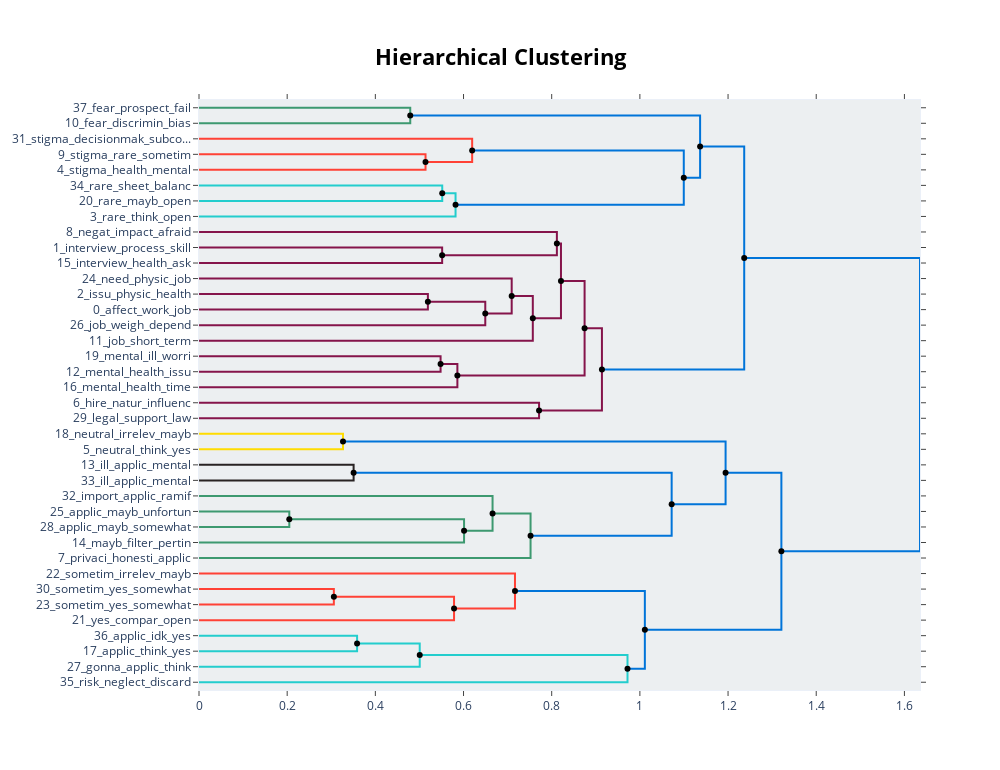

Here is the notebook cell this chart was saved with:
### Code cell
from scipy.cluster import hierarchy as sch

linkage_function = lambda x: sch.linkage(x, 'single', optimal_ordering=True)
hierarchical_topics = topic_model.hierarchical_topics(docs, linkage_function=linkage_function)

topic_model.visualize_hierarchy(hierarchical_topics=hierarchical_topics)

### Figure 1 — Plotly figure (JSON) as saved in the notebook; plotly's stock layout.template omitted (floating-point values rounded to 4 significant figures)
{"data": [{"hoverinfo": "text", "marker": {"color": "rgb(61,153,112)"}, "mode": "lines", "text": ["fear_prospect_fail_job_separ", "", "", "fear_discrimin_bias_implicit_negat"], "type": "scatter", "x": [0.0, 0.4792, 0.4792, 0.0], "xaxis": "x", "y": [-5.0, -5.0, -15.0, -15.0], "yaxis": "y"}, {"hoverinfo": "text", "marker": {"color": "rgb(255,65,54)"}, "mode": "lines", "text": ["stigma_rare_sometim_somewhat_attach", "", "", "stigma_health_mental_physic_peopl"], "type": "scatter", "x": [0.0, 0.5138, 0.5138, 0.0], "xaxis": "x", "y": [-35.0, -35.0, -45.0, -45.0], "yaxis": "y"}, {"hoverinfo": "text", "marker": {"color": "rgb(255,65,54)"}, "mode": "lines", "text": ["stigma_decisionmak_subconsci_accommod_fair", "", "", "stigma_health_attach_mental_physic"], "type": "scatter", "x": [0.0, 0.6196, 0.6196, 0.5138], "xaxis": "x", "y": [-25.0, -25.0, -40.0, -40.0], "yaxis": "y"}, {"hoverinfo": "text", "marker": {"color": "rgb(35,205,205)"}, "mode": "lines", "text": ["rare_sheet_balanc_mayb_sometim", "", "", "rare_mayb_open_somewhat_hurt"], "type": "scatter", "x": [0.0, 0.5517, 0.5517, 0.0], "xaxis": "x", "y": [-55.0, -55.0, -65.0, -65.0], "yaxis": "y"}, {"hoverinfo": "text", "marker": {"color": "rgb(35,205,205)"}, "mode": "lines", "text": ["rare_mayb_open_somewhat_sheet", "", "", "rare_think_open_yes_somewhat"], "type": "scatter", "x": [0.5517, 0.5819, 0.5819, 0.0], "xaxis": "x", "y": [-60.0, -60.0, -75.0, -75.0], "yaxis": "y"}, {"hoverinfo": "text", "marker": {"color": "rgb(0,116,217)"}, "mode": "lines", "text": ["stigma_health_attach_mental_physic", "", "", "rare_open_somewhat_mayb_think"], "type": "scatter", "x": [0.6196, 1.1, 1.1, 0.5819], "xaxis": "x", "y": [-32.5, -32.5, -67.5, -67.5], "yaxis": "y"}, {"hoverinfo": "text", "marker": {"color": "rgb(0,116,217)"}, "mode": "lines", "text": ["fear_discrimin_bias_negat_implicit", "", "", "rare_open_somewhat_mayb_think"], "type": "scatter", "x": [0.4792, 1.137, 1.137, 1.1], "xaxis": "x", "y": [-10.0, -10.0, -50.0, -50.0], "yaxis": "y"}, {"hoverinfo": "text", "marker": {"color": "rgb(133,20,75)"}, "mode": "lines", "text": ["interview_process_skill_sometim_open", "", "", "interview_health_ask_discuss_physic"], "type": "scatter", "x": [0.0, 0.5515, 0.5515, 0.0], "xaxis": "x", "y": [-95.0, -95.0, -105.0, -105.0], "yaxis": "y"}, {"hoverinfo": "text", "marker": {"color": "rgb(133,20,75)"}, "mode": "lines", "text": ["negat_impact_afraid_outcom_benefit", "", "", "interview_discuss_process_health_open"], "type": "scatter", "x": [0.0, 0.8117, 0.8117, 0.5515], "xaxis": "x", "y": [-85.0, -85.0, -100.0, -100.0], "yaxis": "y"}, {"hoverinfo": "text", "marker": {"color": "rgb(133,20,75)"}, "mode": "lines", "text": ["issu_physic_health_depend_work", "", "", "affect_work_job_depend_abil"], "type": "scatter", "x": [0.0, 0.5191, 0.5191, 0.0], "xaxis": "x", "y": [-125.0, -125.0, -135.0, -135.0], "yaxis": "y"}, {"hoverinfo": "text", "marker": {"color": "rgb(133,20,75)"}, "mode": "lines", "text": ["affect_work_depend_abil_perform", "", "", "job_weigh_depend_assum_worri"], "type": "scatter", "x": [0.5191, 0.6493, 0.6493, 0.0], "xaxis": "x", "y": [-130.0, -130.0, -145.0, -145.0], "yaxis": "y"}, {"hoverinfo": "text", "marker": {"color": "rgb(133,20,75)"}, "mode": "lines", "text": ["need_physic_job_know_hand", "", "", "job_weigh_depend_assum_worri"], "type": "scatter", "x": [0.0, 0.7092, 0.7092, 0.6493], "xaxis": "x", "y": [-115.0, -115.0, -137.5, -137.5], "yaxis": "y"}, {"hoverinfo": "text", "marker": {"color": "rgb(133,20,75)"}, "mode": "lines", "text": ["need_physic_job_know_hand", "", "", "job_short_term_time_import"], "type": "scatter", "x": [0.7092, 0.7571, 0.7571, 0.0], "xaxis": "x", "y": [-126.2, -126.2, -155.0, -155.0], "yaxis": "y"}, {"hoverinfo": "text", "marker": {"color": "rgb(133,20,75)"}, "mode": "lines", "text": ["need_physic_job_know_hand", "", "", "job_short_term_time_import"], "type": "scatter", "x": [0.8117, 0.821, 0.821, 0.7571], "xaxis": "x", "y": [-92.5, -92.5, -140.6, -140.6], "yaxis": "y"}, {"hoverinfo": "text", "marker": {"color": "rgb(133,20,75)"}, "mode": "lines", "text": ["mental_ill_worri_hire_employ", "", "", "mental_health_issu_physic_disord"], "type": "scatter", "x": [0.0, 0.5479, 0.5479, 0.0], "xaxis": "x", "y": [-165.0, -165.0, -175.0, -175.0], "yaxis": "y"}, {"hoverinfo": "text", "marker": {"color": "rgb(133,20,75)"}, "mode": "lines", "text": ["mental_ill_worri_hire_employ", "", "", "mental_health_time_issu_employ"], "type": "scatter", "x": [0.5479, 0.5861, 0.5861, 0.0], "xaxis": "x", "y": [-170.0, -170.0, -185.0, -185.0], "yaxis": "y"}, {"hoverinfo": "text", "marker": {"color": "rgb(133,20,75)"}, "mode": "lines", "text": ["mental_ill_worri_hire_employ", "", "", "mental_health_time_issu_employ"], "type": "scatter", "x": [0.821, 0.8746, 0.8746, 0.5861], "xaxis": "x", "y": [-116.6, -116.6, -177.5, -177.5], "yaxis": "y"}, {"hoverinfo": "text", "marker": {"color": "rgb(133,20,75)"}, "mode": "lines", "text": ["hire_natur_influenc_expect_think", "", "", "legal_support_law_protect_help"], "type": "scatter", "x": [0.0, 0.7714, 0.7714, 0.0], "xaxis": "x", "y": [-195.0, -195.0, -205.0, -205.0], "yaxis": "y"}, {"hoverinfo": "text", "marker": {"color": "rgb(133,20,75)"}, "mode": "lines", "text": ["hire_natur_influenc_expect_think", "", "", "legal_support_law_protect_help"], "type": "scatter", "x": [0.8746, 0.9139, 0.9139, 0.7714], "xaxis": "x", "y": [-147.0, -147.0, -200.0, -200.0], "yaxis": "y"}, {"hoverinfo": "text", "marker": {"color": "rgb(0,116,217)"}, "mode": "lines", "text": ["hire_natur_influenc_expect_think", "", "", "legal_support_law_protect_help"], "type": "scatter", "x": [1.137, 1.237, 1.237, 0.9139], "xaxis": "x", "y": [-30.0, -30.0, -173.5, -173.5], "yaxis": "y"}, {"hoverinfo": "text", "marker": {"color": "rgb(255,220,0)"}, "mode": "lines", "text": ["neutral_irrelev_mayb_applic_reason", "", "", "neutral_think_yes_applic_matter"], "type": "scatter", "x": [0.0, 0.3266, 0.3266, 0.0], "xaxis": "x", "y": [-215.0, -215.0, -225.0, -225.0], "yaxis": "y"}, {"hoverinfo": "text", "marker": {"color": "rgb(40,35,35)"}, "mode": "lines", "text": ["ill_applic_mental_set_appropri", "", "", "ill_applic_mental_mayb_day"], "type": "scatter", "x": [0.0, 0.3507, 0.3507, 0.0], "xaxis": "x", "y": [-235.0, -235.0, -245.0, -245.0], "yaxis": "y"}, {"hoverinfo": "text", "marker": {"color": "rgb(61,153,112)"}, "mode": "lines", "text": ["applic_mayb_unfortun_unsur_somewhat", "", "", "applic_mayb_somewhat_open_sure"], "type": "scatter", "x": [0.0, 0.2048, 0.2048, 0.0], "xaxis": "x", "y": [-265.0, -265.0, -275.0, -275.0], "yaxis": "y"}, {"hoverinfo": "text", "marker": {"color": "rgb(61,153,112)"}, "mode": "lines", "text": ["applic_mayb_somewhat_open_unfortun", "", "", "mayb_filter_pertin_sometim_open"], "type": "scatter", "x": [0.2048, 0.6012, 0.6012, 0.0], "xaxis": "x", "y": [-270.0, -270.0, -285.0, -285.0], "yaxis": "y"}, {"hoverinfo": "text", "marker": {"color": "rgb(61,153,112)"}, "mode": "lines", "text": ["import_applic_ramif_unknown_mayb", "", "", "mayb_filter_pertin_sometim_open"], "type": "scatter", "x": [0.0, 0.6658, 0.6658, 0.6012], "xaxis": "x", "y": [-255.0, -255.0, -277.5, -277.5], "yaxis": "y"}, {"hoverinfo": "text", "marker": {"color": "rgb(61,153,112)"}, "mode": "lines", "text": ["import_applic_ramif_unknown_mayb", "", "", "privaci_honesti_applic_person_disqualifi"], "type": "scatter", "x": [0.6658, 0.752, 0.752, 0.0], "xaxis": "x", "y": [-266.2, -266.2, -295.0, -295.0], "yaxis": "y"}, {"hoverinfo": "text", "marker": {"color": "rgb(0,116,217)"}, "mode": "lines", "text": ["ill_applic_mental_set_appropri", "", "", "privaci_honesti_applic_person_disqualifi"], "type": "scatter", "x": [0.3507, 1.072, 1.072, 0.752], "xaxis": "x", "y": [-240.0, -240.0, -280.6, -280.6], "yaxis": "y"}, {"hoverinfo": "text", "marker": {"color": "rgb(0,116,217)"}, "mode": "lines", "text": ["neutral_applic_think_sometim_yes", "", "", "privaci_honesti_applic_person_disqualifi"], "type": "scatter", "x": [0.3266, 1.194, 1.194, 1.072], "xaxis": "x", "y": [-220.0, -220.0, -260.3, -260.3], "yaxis": "y"}, {"hoverinfo": "text", "marker": {"color": "rgb(255,65,54)"}, "mode": "lines", "text": ["sometim_yes_somewhat_smile_presumpt", "", "", "sometim_yes_somewhat_think_open"], "type": "scatter", "x": [0.0, 0.3059, 0.3059, 0.0], "xaxis": "x", "y": [-315.0, -315.0, -325.0, -325.0], "yaxis": "y"}, {"hoverinfo": "text", "marker": {"color": "rgb(255,65,54)"}, "mode": "lines", "text": ["sometim_yes_somewhat_think_open", "", "", "yes_compar_open_got_sometim"], "type": "scatter", "x": [0.3059, 0.5785, 0.5785, 0.0], "xaxis": "x", "y": [-320.0, -320.0, -335.0, -335.0], "yaxis": "y"}, {"hoverinfo": "text", "marker": {"color": "rgb(255,65,54)"}, "mode": "lines", "text": ["sometim_irrelev_mayb_held_embarrass", "", "", "yes_compar_open_got_sometim"], "type": "scatter", "x": [0.0, 0.7167, 0.7167, 0.5785], "xaxis": "x", "y": [-305.0, -305.0, -327.5, -327.5], "yaxis": "y"}, {"hoverinfo": "text", "marker": {"color": "rgb(35,205,205)"}, "mode": "lines", "text": ["applic_idk_yes_think_correct", "", "", "applic_think_yes_somewhat_xxx"], "type": "scatter", "x": [0.0, 0.3586, 0.3586, 0.0], "xaxis": "x", "y": [-345.0, -345.0, -355.0, -355.0], "yaxis": "y"}, {"hoverinfo": "text", "marker": {"color": "rgb(35,205,205)"}, "mode": "lines", "text": ["applic_think_yes_somewhat_open", "", "", "gonna_applic_think_yes_open"], "type": "scatter", "x": [0.3586, 0.5007, 0.5007, 0.0], "xaxis": "x", "y": [-350.0, -350.0, -365.0, -365.0], "yaxis": "y"}, {"hoverinfo": "text", "marker": {"color": "rgb(35,205,205)"}, "mode": "lines", "text": ["applic_think_yes_open_somewhat", "", "", "risk_neglect_discard_wont_promot"], "type": "scatter", "x": [0.5007, 0.9719, 0.9719, 0.0], "xaxis": "x", "y": [-357.5, -357.5, -375.0, -375.0], "yaxis": "y"}, {"hoverinfo": "text", "marker": {"color": "rgb(0,116,217)"}, "mode": "lines", "text": ["applic_think_yes_open_somewhat", "", "", "risk_neglect_discard_wont_promot"], "type": "scatter", "x": [0.7167, 1.011, 1.011, 0.9719], "xaxis": "x", "y": [-316.2, -316.2, -366.2, -366.2], "yaxis": "y"}, {"hoverinfo": "text", "marker": {"color": "rgb(0,116,217)"}, "mode": "lines", "text": ["applic_think_yes_open_somewhat", "", "", "risk_neglect_discard_wont_promot"], "type": "scatter", "x": [1.194, 1.321, 1.321, 1.011], "xaxis": "x", "y": [-240.2, -240.2, -341.2, -341.2], "yaxis": "y"}, {"hoverinfo": "text", "marker": {"color": "rgb(0,116,217)"}, "mode": "lines", "text": ["applic_think_yes_open_somewhat", "", "", "risk_neglect_discard_wont_promot"], "type": "scatter", "x": [1.237, 1.635, 1.635, 1.321], "xaxis": "x", "y": [-101.8, -101.8, -290.7, -290.7], "yaxis": "y"}, {"hoverinfo": "text", "hovertext": ["rare_mayb_open_somewhat_sheet", "stigma_health_attach_mental_physic", "fear_discrimin_bias_negat_implicit", "affect_work_depend_abil_perform", "need_physic_job_know_hand", "need_physic_job_know_hand", "mental_ill_worri_hire_employ", "mental_ill_worri_hire_employ", "hire_natur_influenc_expect_think", "hire_natur_influenc_expect_think", "applic_mayb_somewhat_open_unfortun", "import_applic_ramif_unknown_mayb", "ill_applic_mental_set_appropri", "neutral_applic_think_sometim_yes", "sometim_yes_somewhat_think_open", "applic_think_yes_somewhat_open", "applic_think_yes_open_somewhat", "applic_think_yes_open_somewhat", "applic_think_yes_open_somewhat", "applic_think_yes_open_somewhat"], "marker": {"color": "black"}, "mode": "markers", "showlegend": false, "type": "scatter", "x": [0.5517, 0.6196, 0.4792, 0.5191, 0.7092, 0.8117, 0.5479, 0.821, 0.8746, 1.137, 0.2048, 0.6658, 0.3507, 0.3266, 0.3059, 0.3586, 0.5007, 0.7167, 1.194, 1.237], "y": [-60, -32.5, -10, -130, -126.2, -92.5, -170, -116.6, -147.0, -30, -270, -266.2, -240, -220, -320, -350, -357.5, -316.2, -240.2, -101.8]}, {"hoverinfo": "text", "hovertext": ["stigma_health_attach_mental_physic", "rare_open_somewhat_mayb_think", "rare_open_somewhat_mayb_think", "interview_discuss_process_health_open", "job_weigh_depend_assum_worri", "job_short_term_time_import", "mental_health_time_issu_employ", "legal_support_law_protect_help", "legal_support_law_protect_help", "mayb_filter_pertin_sometim_open", "privaci_honesti_applic_person_disqualifi", "privaci_honesti_applic_person_disqualifi", "yes_compar_open_got_sometim", "risk_neglect_discard_wont_promot", "risk_neglect_discard_wont_promot", "risk_neglect_discard_wont_promot"], "marker": {"color": "black"}, "mode": "markers", "showlegend": false, "type": "scatter", "x": [0.5138, 0.5819, 1.1, 0.5515, 0.6493, 0.7571, 0.5861, 0.7714, 0.9139, 0.6012, 0.752, 1.072, 0.5785, 0.9719, 1.011, 1.321], "y": [-40, -67.5, -50, -100, -137.5, -140.6, -177.5, -200, -173.5, -277.5, -280.6, -260.3, -327.5, -366.2, -341.2, -290.7]}], "layout": {"autosize": false, "height": 770, "hoverlabel": {"bgcolor": "white", "font": {"family": "Rockwell", "size": 16}}, "hovermode": "closest", "plot_bgcolor": "#ECEFF1", "showlegend": false, "title": {"font": {"color": "Black", "size": 22}, "text": "<b>Hierarchical Clustering</b>", "x": 0.5, "xanchor": "center", "yanchor": "top"}, "width": 1000, "xaxis": {"mirror": "allticks", "rangemode": "tozero", "showgrid": false, "showline": true, "showticklabels": true, "ticks": "outside", "type": "linear", "zeroline": false}, "yaxis": {"mirror": "allticks", "range": [-380, 0], "rangemode": "tozero", "showgrid": false, "showline": true, "showticklabels": true, "tickmode": "array", "ticks": "outside", "ticktext": ["37_fear_prospect_fail", "10_fear_discrimin_bias", "31_stigma_decisionmak_subco...", "9_stigma_rare_sometim", "4_stigma_health_mental", "34_rare_sheet_balanc", "20_rare_mayb_open", "3_rare_think_open", "8_negat_impact_afraid", "1_interview_process_skill", "15_interview_health_ask", "24_need_physic_job", "2_issu_physic_health", "0_affect_work_job", "26_job_weigh_depend", "11_job_short_term", "19_mental_ill_worri", "12_mental_health_issu", "16_mental_health_time", "6_hire_natur_influenc", "29_legal_support_law", "18_neutral_irrelev_mayb", "5_neutral_think_yes", "13_ill_applic_mental", "33_ill_applic_mental", "32_import_applic_ramif", "25_applic_mayb_unfortun", "28_applic_mayb_somewhat", "14_mayb_filter_pertin", "7_privaci_honesti_applic", "22_sometim_irrelev_mayb", "30_sometim_yes_somewhat", "23_sometim_yes_somewhat", "21_yes_compar_open", "36_applic_idk_yes", "17_applic_think_yes", "27_gonna_applic_think", "35_risk_neglect_discard"], "tickvals": [-5, -15, -25, -35, -45, -55, -65, -75, -85, -95, -105, -115, -125, -135, -145, -155, -165, -175, -185, -195, -205, -215, -225, -235, -245, -255, -265, -275, -285, -295, -305, -315, -325, -335, -345, -355, -365, -375], "type": "linear", "zeroline": false}}}
